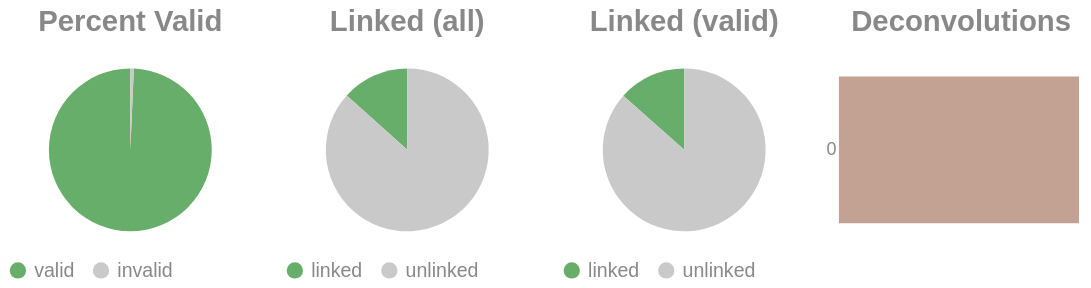

The notebook cell saved with this chart:
### Code cell
if SKIPLR:
    pass
else:
    clash = Counter()
    for i in valids['molecule'].to_list():
        _mol = i.split("-")
        if len(_mol) == 1:
            clash.update('0')
        else:
            clash.update(_mol[-1])

    _d = {"deconvolutions": [], 'count': []}
    for k,v in clash.items():
        _d['deconvolutions'].append(k)
        _d['count'].append(v)

    tot_valid = valids['reads'].sum()
    mask = valids['reads'] >= 2
    n_linked_reads = valids.filter(mask)['reads'].sum()
    if n_linked_reads == 0:
        print_html("No linked molecules (>=2 reads) were detected; skipping linked-only distributions.")
        SKIPLR = True
    else:
        perc_valid = round(tot_valid / n_reads, 4)
        linked_perc_abs = round(n_linked_reads / n_reads, 4)
        linked_perc = round(n_linked_reads / tot_valid, 4)

    _valid = pl.DataFrame({"valids": ['valid', 'invalid'], "count": [tot_valid, n_reads - tot_valid]})
    _linked_abs = pl.DataFrame({"linked (absolute)": ['linked', 'unlinked'], "count": [n_linked_reads, n_reads - n_linked_reads]})
    _linked_rel = pl.DataFrame({"linked (valids)": ['linked', 'unlinked'], "count": [n_linked_reads, tot_valid - n_linked_reads]})

    (
        alt.hconcat(
            piechart(_valid, goodval = 'valid', title = "Percent Valid"),
            piechart(_linked_abs, goodval = "linked", title =  "Linked (all)"),
            piechart(_linked_rel, goodval = "linked", title =  "Linked (valid)"),
            convolutionbar(pl.DataFrame(_d), title = "Deconvolutions"),
            center = True,
            bounds = 'flush'
        )
        .resolve_scale(color='independent')
        .resolve_legend('independent')
        .properties(usermeta={'embedOptions': {"actions": False}})
    ).display()

### Figure 1 — Vega-Lite specification as saved in the notebook (floating-point values rounded to 4 significant figures)
{"width": "container", "height": 400, "config": {"title": {"anchor": "start", "dy": -15, "fontSize": 18, "color": "#888888", "subtitleColor": "#888888", "subtitleFontSize": 14}, "arc": {"fill": "#0072B2"}, "axis": {"domainColor": "#888888", "domainWidth": 0.5, "gridWidth": 0.2, "grid": false, "titleFontWeight": 400, "titleFontSize": 15, "labelFontSize": 11, "labelColor": "#888888", "tickColor": "#888888", "tickWidth": 0.2, "titleColor": "#888888"}, "axisBand": {"grid": false}, "axisX": {"grid": true, "tickSize": 10, "domainCap": "round"}, "axisY": {"domain": false, "grid": true, "tickSize": 0, "domainCap": "round"}, "background": "transparent", "header": {"labelFontSize": 15, "labelColor": "#888888", "titleFontSize": 15, "titleFontWeight": 600, "titleColor": "#888888"}, "legend": {"labelFont": "sans-serif", "labelFontSize": 12, "labelColor": "#888888", "symbolSize": 100, "symbolType": "circle", "titleFontSize": 12, "titlePadding": 10, "titleColor": "#888888", "title": null}, "range": {"category": ["#E69F00", "#56B4E9", "#009E73", "#F0E442", "#0072B2", "#D55E00", "#CC79A7", "#000000"], "diverging": ["#cfe8f3", "#a2d4ec", "#73bfe2", "#46abdb", "#1696d2", "#12719e"]}, "area": {"fill": "#0072B2", "fillOpacity": 0.7, "line": true, "strokeOpacity": 0.7}, "line": {"color": "#0072B2", "stroke": "#0072B2", "strokeWidth": 2}, "trail": {"color": "#0072B2", "stroke": "#0072B2", "strokeWidth": 0, "size": 1}, "point": {"filled": true, "fillOpacity": 1.0, "size": 95}, "text": {"color": "#888888", "fontSize": 11, "align": "right", "fontWeight": 400, "size": 11}, "bar": {"fill": "#0072B2", "stroke": null}, "view": {"stroke": null, "continuousWidth": 660, "continuousHeight": 400}}, "hconcat": [{"data": {"name": "data-2a480aba74f6c1851b8cf5910593aed8"}, "mark": {"type": "arc"}, "encoding": {"color": {"field": "valids", "legend": {"orient": "bottom", "title": null}, "scale": {"domain": ["valid", "invalid"], "range": ["#68ae6b", "#C9C9C9"]}, "title": "Valids", "type": "nominal"}, "theta": {"field": "count", "type": "quantitative"}, "tooltip": [{"field": "valids", "title": "Valids", "type": "ordinal"}, {"field": "percent", "format": ".2%", "title": "Percent", "type": "quantitative"}, {"field": "count", "title": "Count", "type": "quantitative"}]}, "height": 100, "title": {"text": "Percent Valid", "align": "center", "anchor": "middle"}, "transform": [{"calculate": "datum.count / 2559384", "as": "percent"}], "width": 150}, {"data": {"name": "data-774f8f5789b06f00473249956374f255"}, "mark": {"type": "arc"}, "encoding": {"color": {"field": "linked (absolute)", "legend": {"orient": "bottom", "title": null}, "scale": {"domain": ["linked", "unlinked"], "range": ["#68ae6b", "#C9C9C9"]}, "title": "Linked (Absolute)", "type": "nominal"}, "theta": {"field": "count", "type": "quantitative"}, "tooltip": [{"field": "linked (absolute)", "title": "Linked (Absolute)", "type": "ordinal"}, {"field": "percent", "format": ".2%", "title": "Percent", "type": "quantitative"}, {"field": "count", "title": "Count", "type": "quantitative"}]}, "height": 100, "title": {"text": "Linked (all)", "align": "center", "anchor": "middle"}, "transform": [{"calculate": "datum.count / 2559384", "as": "percent"}], "width": 150}, {"data": {"name": "data-6d90ea40beb48bb747d4e9e126e1804e"}, "mark": {"type": "arc"}, "encoding": {"color": {"field": "linked (valids)", "legend": {"orient": "bottom", "title": null}, "scale": {"domain": ["linked", "unlinked"], "range": ["#68ae6b", "#C9C9C9"]}, "title": "Linked (Valids)", "type": "nominal"}, "theta": {"field": "count", "type": "quantitative"}, "tooltip": [{"field": "linked (valids)", "title": "Linked (Valids)", "type": "ordinal"}, {"field": "percent", "format": ".2%", "title": "Percent", "type": "quantitative"}, {"field": "count", "title": "Count", "type": "quantitative"}]}, "height": 100, "title": {"text": "Linked (valid)", "align": "center", "anchor": "middle"}, "transform": [{"calculate": "datum.count / 2541725", "as": "percent"}], "width": 150}, {"data": {"name": "data-bc5029e4e8ceaa97f0607d152d9aba8c"}, "mark": {"type": "bar"}, "encoding": {"color": {"field": "deconvolutions", "legend": null, "scale": {"scheme": "lightgreyred"}, "type": "nominal"}, "tooltip": [{"field": "deconvolutions", "title": "Deconvolutions", "type": "ordinal"}, {"field": "percent", "format": ".2%", "title": "Percent", "type": "quantitative"}, {"field": "count", "title": "Count", "type": "quantitative"}], "x": {"axis": null, "field": "count", "type": "quantitative"}, "y": {"field": "deconvolutions", "sort": "ascending", "title": null, "type": "nominal"}}, "height": 100, "title": {"text": "Deconvolutions", "align": "center", "anchor": "middle"}, "transform": [{"calculate": "datum.count / 2357647", "as": "percent"}], "width": 150}], "bounds": "flush", "center": true, "resolve": {"legend": {"angle": "independent"}, "scale": {"color": "independent"}}, "usermeta": {"embedOptions": {"actions": false}}, "$schema": "https://vega.github.io/schema/vega-lite/v6.1.0.json", "datasets": {"data-2a480aba74f6c1851b8cf5910593aed8": [{"valids": "valid", "count": 2541725}, {"valids": "invalid", "count": 17659}], "data-774f8f5789b06f00473249956374f255": [{"linked (absolute)": "linked", "count": 341507}, {"linked (absolute)": "unlinked", "count": 2217877}], "data-6d90ea40beb48bb747d4e9e126e1804e": [{"linked (valids)": "linked", "count": 341507}, {"linked (valids)": "unlinked", "count": 2200218}], "data-bc5029e4e8ceaa97f0607d152d9aba8c": [{"deconvolutions": "0", "count": 2357647}]}}
